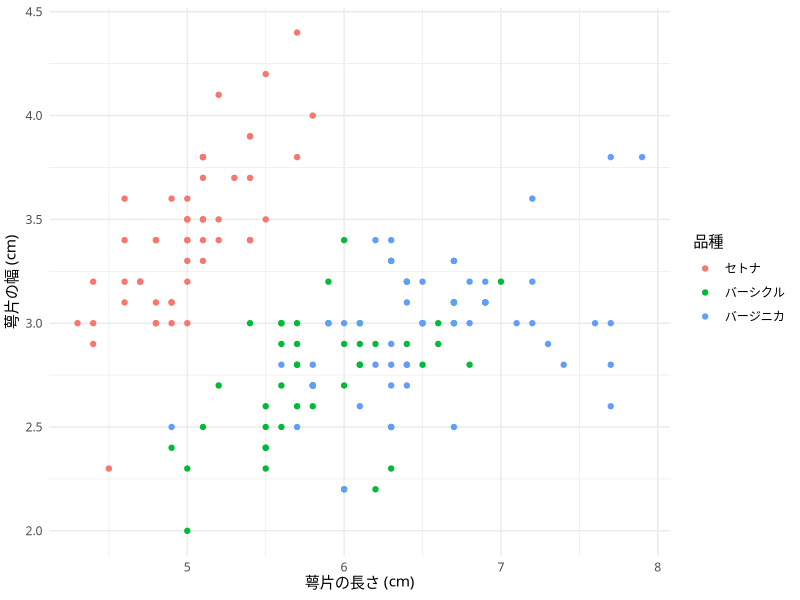
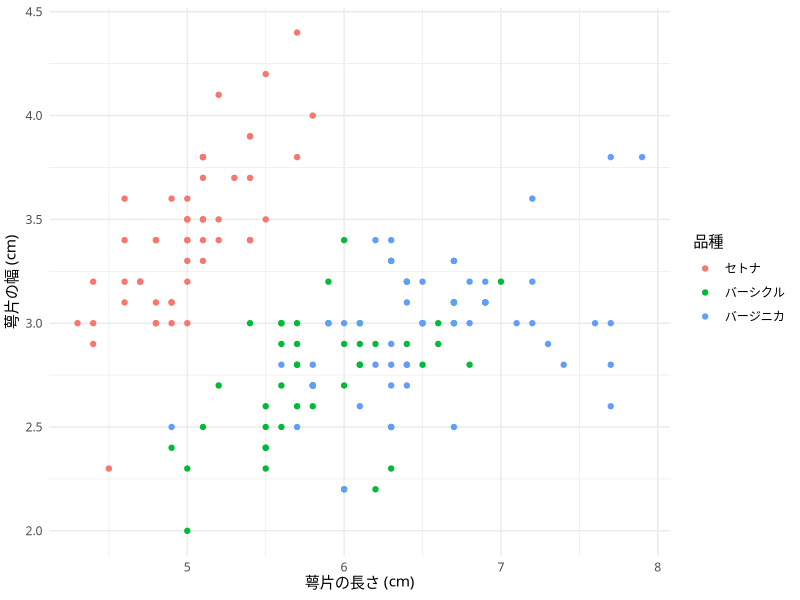

These figures' R source, in order:
## ---- chunk 1
print("Hello World!")
## ---- chunk 2
#| message: false
# パッケージの読み込み
library(tidyverse)
# R内蔵データセットのirisを使った可視化
iris |>
  mutate(Species2 = recode(Species,
                           "setosa"     = "セトナ",
                           "versicolor" = "バーシクル",
                           "virginica"  = "バージニカ")) |>
  ggplot() +
  geom_point(aes(x = Sepal.Length, y = Sepal.Width, color = Species2)) +
  labs(x = "萼片の長さ (cm)", y = "萼片の幅 (cm)", color = "品種") +
  theme_minimal(base_family = "HiraKakuProN-W3")
## ---- chunk 3
X <- c(2, 3, 5, 7, 12)
## ---- chunk 4
X <- c(2, 3, 5, 7, 11)
## ---- chunk 5
#| fig-height: 5
#| fig-width: 7
#| fig-align: "center"
#| fig-cap: "図の例"
#| dpi: 72
iris |>
  mutate(Species2 = recode(Species,
                           "setosa"     = "セトナ",
                           "versicolor" = "バーシクル",
                           "virginica"  = "バージニカ")) |>
  ggplot() +
  geom_point(aes(x = Sepal.Length, y = Sepal.Width, color = Species2)) +
  labs(x = "萼片の長さ (cm)", y = "萼片の幅 (cm)", color = "品種") +
  theme_minimal(base_family = "HiraKakuProN-W3")
